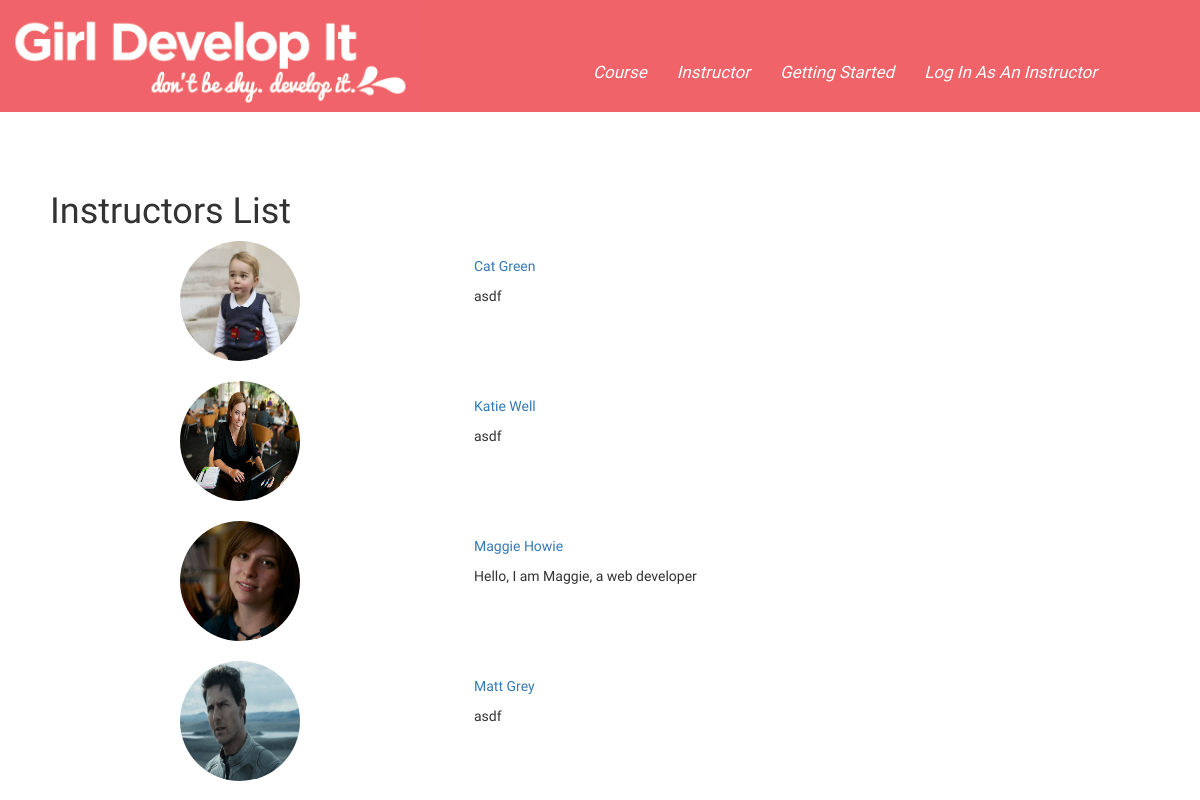
The page /instructor/ on the database its author committed.
### course/models.py (models this page shows, shortened)
class Instructor(models.Model):
    user = models.OneToOneField(User, null=True)
    f_name = models.CharField(max_length=80)
    l_name = models.CharField(max_length=80)
    password = models.CharField(max_length=20)
    email = models.CharField(max_length=100)
    twitter = models.URLField(max_length=100, null=True)
    website = models.URLField(max_length=100, null=True)
    git = models.URLField(max_length=100, null=True)
    bio = models.TextField(null=True)
    admin = models.BooleanField(default=False)
    pic = models.ImageField(upload_to=generate_imagename, null=True)

### instructor/views.py (the view)
def instructor_list(request):
    instructors = Instructor.objects.all().order_by('f_name')
    t = loader.get_template('instructor_list.html')
    c = Context({'instructors': instructors,})
    return HttpResponse(t.render(c))

### templates/instructor_list.html (shortened to what this page needs)
{% extends "base.html" %}
{% block content %}
<h1>Instructors List</h1>
{% if instructors %}
{% for instructor in instructors %}
<div class="instructor_box_list">
    <div class="instructor_img_list">
        <img src="{{instructor.pic.url}}"/>
    </div>
    <div class="instructor_info_list">
        <p><a href="/instructor/{{instructor.f_name|slugify}}-{{instructor.l_name|slugify}}-{{instructor.pk}}">{{instructor.f_name}} {{instructor.l_name}}</a></p>
		<p>{{instructor.bio}}</p>
	</div>
</div>
{% endfor %}
{% endif %}
{% endblock %}

### static/css/main.css (style rules this page uses)
body { width:100%; display:inline-block; font-family:'Abel', sans-serif;; }
h1 { margin-left:50px; }
.instructor_box_list { margin:0px auto; width:70%; height:140px; }
.instructor_img_list { float:left; width:5%; }
.instructor_img_list img { width:120px; height:120px; border-radius:50%; }
.instructor_info_list { float:right; width:65%; padding-top:15px; }

### rows shown on the page
Instructor: pic (picture), f_name "Cat", l_name "Green", bio "asdf"
Instructor: pic (picture), f_name "Katie", l_name "Well", bio "asdf"
Instructor: pic (picture), f_name "Maggie", l_name "Howie", bio "Hello, I am Maggie, a web developer"
Instructor: pic (picture), f_name "Matt", l_name "Grey", bio "asdf"
